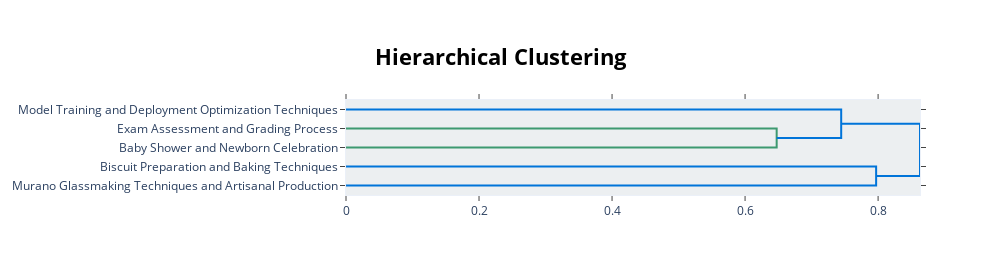

The notebook cell saved with this chart:
### Code cell
display(topic_model.visualize_hierarchy(custom_labels=True,color_threshold=.7))

### Figure 1 — Plotly figure (JSON) as saved in the notebook; plotly's stock layout.template omitted (floating-point values rounded to 4 significant figures)
{"data": [{"hoverinfo": "text", "marker": {"color": "rgb(61,153,112)"}, "mode": "lines", "type": "scatter", "x": [0.0, 0.6475, 0.6475, 0.0], "xaxis": "x", "y": [-15.0, -15.0, -25.0, -25.0], "yaxis": "y"}, {"hoverinfo": "text", "marker": {"color": "rgb(0,116,217)"}, "mode": "lines", "type": "scatter", "x": [0.0, 0.7445, 0.7445, 0.6475], "xaxis": "x", "y": [-5.0, -5.0, -20.0, -20.0], "yaxis": "y"}, {"hoverinfo": "text", "marker": {"color": "rgb(0,116,217)"}, "mode": "lines", "type": "scatter", "x": [0.0, 0.797, 0.797, 0.0], "xaxis": "x", "y": [-35.0, -35.0, -45.0, -45.0], "yaxis": "y"}, {"hoverinfo": "text", "marker": {"color": "rgb(0,116,217)"}, "mode": "lines", "type": "scatter", "x": [0.7445, 0.863, 0.863, 0.797], "xaxis": "x", "y": [-12.5, -12.5, -40.0, -40.0], "yaxis": "y"}], "layout": {"autosize": false, "height": 275, "hoverlabel": {"bgcolor": "white", "font": {"family": "Rockwell", "size": 16}}, "hovermode": "closest", "plot_bgcolor": "#ECEFF1", "showlegend": false, "title": {"font": {"color": "Black", "size": 22}, "text": "<b>Hierarchical Clustering</b>", "x": 0.5, "xanchor": "center", "yanchor": "top"}, "width": 1000, "xaxis": {"mirror": "allticks", "rangemode": "tozero", "showgrid": false, "showline": true, "showticklabels": true, "ticks": "outside", "type": "linear", "zeroline": false}, "yaxis": {"mirror": "allticks", "range": [-50, 0], "rangemode": "tozero", "showgrid": false, "showline": true, "showticklabels": true, "tickmode": "array", "ticks": "outside", "ticktext": ["Model Training and Deployment Optimization Techniques", "Exam Assessment and Grading Process", "Baby Shower and Newborn Celebration", "Biscuit Preparation and Baking Techniques", "Murano Glassmaking Techniques and Artisanal Production"], "tickvals": [-5, -15, -25, -35, -45], "type": "linear", "zeroline": false}}}
